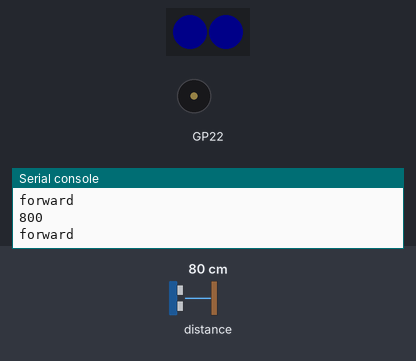
The program below on a simulated Raspberry Pi Pico running MicroPython. Parts: 2 RGB LEDs in strip order, left to right, buzzer (waves = sounding), the last lines printed to the serial console. Inputs (shaded band) come from the test bench; at power-on: distance to the obstacle 80 cm. Dim RGB values are drawn brighter than linear; random numbers come from a fixed seed; library files of the repository ran but are not shown: VL53L0X.py.

Above: at 1.2 s.
1.3 s: distance to the obstacle set to 24 cm
2.8 s: distance to the obstacle set to 19 cm
At 5.3 s:
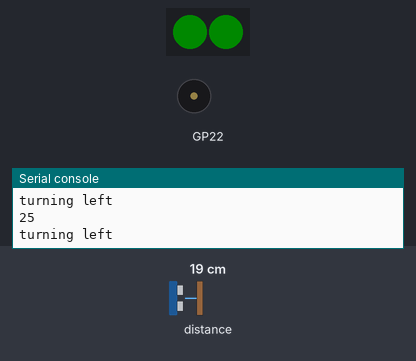
5.8 s: distance to the obstacle set to 120 cm
At 7.7 s:
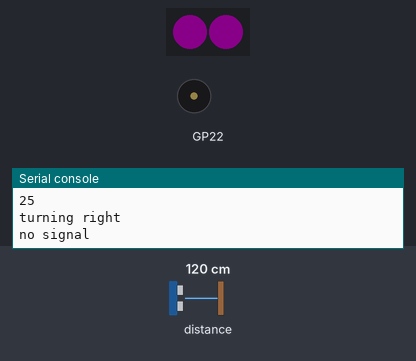
8.5 s: distance to the obstacle set to 35 cm
At 9.7 s:
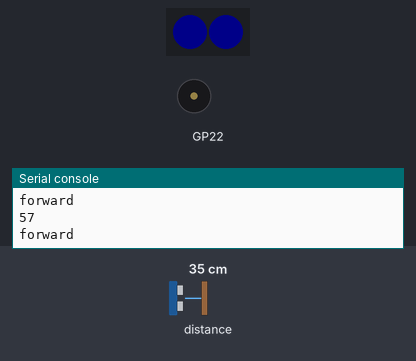
10.0 s: distance to the obstacle set to 250 cm
At 10.6 s:
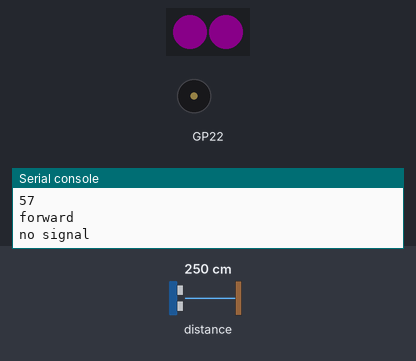
Timing chart, 0 to 12.5 s (numbered marks = the images above; inputs shaded):
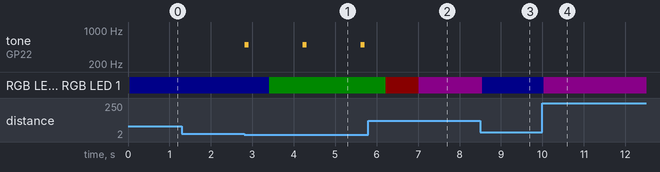

The program:

main.py
```python
# Demo for Maker Pi RP2040 board

import machine
from machine import Pin, PWM
from time import sleep, sleep_ms
# for picking a random direction to turn
from urandom import randint
from neopixel import NeoPixel
import VL53L0X
import config

SPEAKER_PIN = config.SPEAKER_PIN
I2C_SDA_PIN = config.I2C_SDA_PIN
I2C_SCL_PIN = config.I2C_SCL_PIN
I2C_BUS = config.I2C_BUS

# Piezo Buzzer is on GP22
buzzer=PWM(Pin(SPEAKER_PIN))

# this is the max power level
MAX_POWER_LEVEL = config.MAX_POWER_LEVEL
DEMO_POWER_LEVEL = MAX_POWER_LEVEL // 2

# Motor Pins are A: 8,9 and B: 10,11
RIGHT_FORWARD_PIN = config.RIGHT_FORWARD_PIN
RIGHT_REVERSE_PIN = config.RIGHT_REVERSE_PIN
LEFT_FORWARD_PIN = config.LEFT_FORWARD_PIN
LEFT_REVERSE_PIN = config.LEFT_REVERSE_PIN

# our PWM objects
right_forward = PWM(Pin(RIGHT_FORWARD_PIN), freq=config.MOTOR_PWM_FREQUENCY)
right_reverse = PWM(Pin(RIGHT_REVERSE_PIN), freq=config.MOTOR_PWM_FREQUENCY)
left_forward = PWM(Pin(LEFT_FORWARD_PIN), freq=config.MOTOR_PWM_FREQUENCY)
left_reverse = PWM(Pin(LEFT_REVERSE_PIN), freq=config.MOTOR_PWM_FREQUENCY)

NEOPIXEL_PIN = config.NEOPIXEL_PIN
NUMBER_PIXELS = config.NUMBER_NEOPIXELS

strip = NeoPixel(Pin(NEOPIXEL_PIN), NUMBER_PIXELS)

def turn_motor_on(pwm):
   pwm.duty_u16(DEMO_POWER_LEVEL)

def turn_motor_off(pwm):
   pwm.duty_u16(0)

def forward():
    turn_motor_on(right_forward)
    turn_motor_on(left_forward)
    turn_motor_off(right_reverse)
    turn_motor_off(left_reverse)

def reverse():
    turn_motor_on(right_reverse)
    turn_motor_on(left_reverse)
    turn_motor_off(right_forward)
    turn_motor_off(left_forward)

def turn_right():
    turn_motor_on(right_forward)
    turn_motor_on(left_reverse)
    turn_motor_off(right_reverse)
    turn_motor_off(left_forward)

def turn_left():
    turn_motor_on(right_reverse)
    turn_motor_on(left_forward)
    turn_motor_off(right_forward)
    turn_motor_off(left_reverse)

def stop():
    turn_motor_off(right_forward)
    turn_motor_off(right_reverse)
    turn_motor_off(left_forward)
    turn_motor_off(left_reverse)

# Time of flight sensor is on the I2C bus on Grove connector 0
sda=machine.Pin(I2C_SDA_PIN) # row one on our standard Pico breadboard
scl=machine.Pin(I2C_SCL_PIN) # row two on our standard Pico breadboard
i2c=machine.I2C(I2C_BUS, sda=sda, scl=scl, freq=400000)
print("Device found at decimal", i2c.scan())

delay = .05

# calibration parameters
zero_dist = 65 # distance measure when an object is about 1/2 cm away
max_dist = 350 # max distance we are able to read
scale_factor = .2

# Create a VL53L0X object
tof = VL53L0X.VL53L0X(i2c)

def setLights(color):
    if color == 'red':
        strip[0] = (10,0,0)
        strip[1] = (10,0,0)
    elif color == 'green':
        strip[0] = (0,10,0)
        strip[1] = (0,10,0)
    elif color == 'purple':
        strip[0] = (10,0,10)
        strip[1] = (10,0,10)
    else:
        strip[0] = (0,0,10)
        strip[1] = (0,0,10)
    strip.write()

# get the normalized time-of-flight distance
def get_distance():
    global zero_dist, scale_factor
    tof_distance = tof.read()
    if tof_distance > max_dist:
        return tof_distance
    # if our current time-of-flight distance is lower than our zero distance then reset the zero distance
    if tof_distance < zero_dist:
        zero_dist = tof_distance
    return  int((tof_distance - zero_dist) * scale_factor)

def playtone(frequency):
    buzzer.duty_u16(1000)
    buzzer.freq(frequency)

def bequiet():
    buzzer.duty_u16(0)

def play_no_signal():
    playtone(100)
    time.sleep(0.1)
    bequiet()

def play_turn():
    playtone(500)
    sleep(0.1)
    bequiet()

# start our time-of-flight sensor
tof.start()
valid_distance = 1

# loop forever
def main():
    global valid_distance
    while True:
        distance = get_distance()
        if distance > 1000:
            # only print if we used to have a valid distance
            if valid_distance == 1:
                print('no signal')
                setLights('purple')
            valid_distance = 0
        else:
            print(distance)
            if distance < 30:
                play_turn()
                # back up for 1/2 second
                reverse()
                sleep(0.5)
                if randint(0,1):
                    print('turning right')
                    turn_right()
                    setLights('red')
                else:
                    print('turning left')
                    turn_left()
                    setLights('green')
                sleep(0.75)
                forward()
            else:
                print('forward')
                setLights('blue')
                forward()
            valid_distance = 1
        sleep(0.05)

# clean up


# This allows us to stop the sound by doing a Stop or Control-C which is a keyboard intrrup
try:
    main()
except KeyboardInterrupt:
    print('Got ctrl-c')
finally:
    # Optional cleanup code
    print('turning off sound')
    buzzer.duty_u16(0)
    print('powering down all motors')
    stop()
    print('stopping time of flight sensor')
    tof.stop()
```

config.py
```python
# Hardware configuration for the Cytron Maker Pi RP2040
# Base Bot: motors, NeoPixels, speaker, and a VL53L0X time-of-flight sensor.
# Every lab in this folder imports this file instead of repeating pin
# numbers, so the whole kit only needs to be described in one place.

# ---------------------------------------------------------------------------
# Motor driver (H-bridge on GP8-GP11)
# ---------------------------------------------------------------------------
RIGHT_FORWARD_PIN = 9
RIGHT_REVERSE_PIN = 8
LEFT_FORWARD_PIN = 10
LEFT_REVERSE_PIN = 11
MOTOR_PWM_FREQUENCY = 50
MAX_POWER_LEVEL = 65025

# ---------------------------------------------------------------------------
# NeoPixel LEDs
# ---------------------------------------------------------------------------
NEOPIXEL_PIN = 18
NUMBER_NEOPIXELS = 2

# ---------------------------------------------------------------------------
# Piezo speaker
# ---------------------------------------------------------------------------
SPEAKER_PIN = 22

# ---------------------------------------------------------------------------
# Servo (optional) - Maker Pi RP2040 servo header 1. The base-bot labs don't
# use a servo; this is the pin the textbook's servo examples expect.
# The board's four servo headers are GP12-GP15.
# ---------------------------------------------------------------------------
SERVO_PIN = 12

# ---------------------------------------------------------------------------
# I2C bus 0 - VL53L0X time-of-flight distance sensor
# ---------------------------------------------------------------------------
I2C_BUS = 0
I2C_SDA_PIN = 16
I2C_SCL_PIN = 17
TIME_OF_FLIGHT_I2C_ADDRESS = 41
```

Measured:
- the behaviour switches between 22 and 21 cm on distance to the obstacle (found by bisection; images 0 and 1)
- after the input at 2.8 s, tone on GP22: alternates 500 Hz for 0.10 s and silent for 1.3 s, starting at once; RGB LED 0, RGB LED 1: RGB(0, 0, 10) → RGB(0, 10, 0) after 0.61 s
- after the input at 8.5 s, RGB LED 0, RGB LED 1: RGB(10, 0, 10) → RGB(0, 0, 10) after 0.05 s
- after the input at 10.0 s, RGB LED 0, RGB LED 1: RGB(0, 0, 10) → RGB(10, 0, 10) at once
